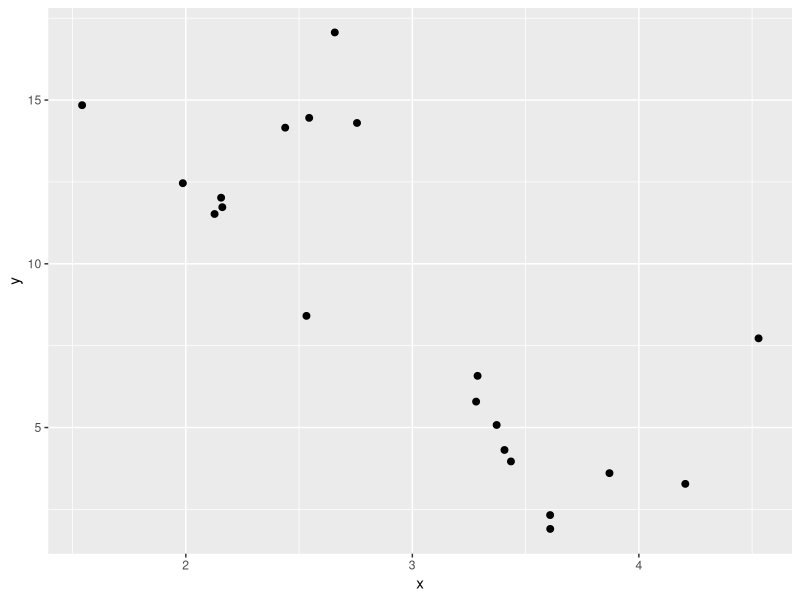
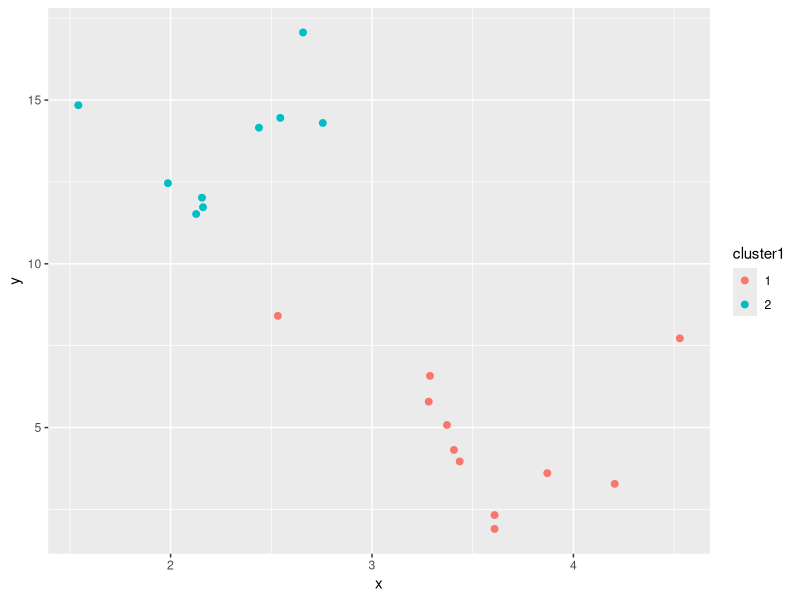

R code for these plots, in order:
# Data
x = rnorm(20, mean = 3, sd = 1)
y = rnorm(20, mean = 4, sd = 2)
y[x < 3] = y[x < 3] + 10
df = data.frame(x = x, y = y)
library(ggplot2)
ggplot(df) + geom_point(mapping = aes(x = x, y = y), size = 2)

# Clustering
km = kmeans(df, centers = 2, nstart = 10)
km

df$cluster1 = factor(km$cluster)
ggplot(df) + geom_point(mapping = aes(x = x, y = y, colour = cluster1), size = 2)
